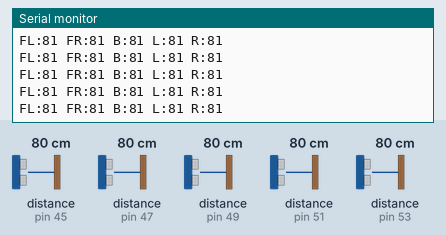
The sketch below on a simulated Arduino Uno, built with avr-gcc and run on an emulated ATmega328P. Shown: the last lines printed to the serial monitor. The test bench sets the inputs (shaded band); at power-on: distance to the obstacle (sensors on pin 45, pin 47, pin 49, pin 51, pin 53) 80 cm. The echo pulse lasts 58.3 µs per cm.

Above: at 1.2 s.
1.3 s: distance to the obstacle (sensor on pin 45) set to 2 cm
At 1.73 s:
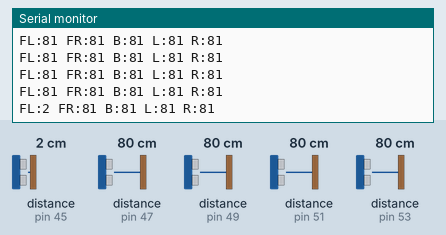
2.8 s: distance to the obstacle (sensor on pin 45) set to 250 cm
At 2.95 s:
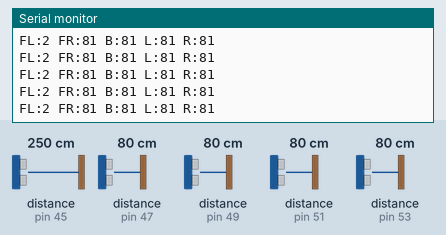
5.8 s: distance to the obstacle (sensor on pin 47) set to 2 cm
At 5.94 s:
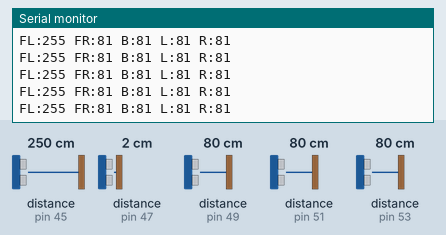
7.3 s: distance to the obstacle (sensor on pin 49) set to 2 cm
At 7.4 s:
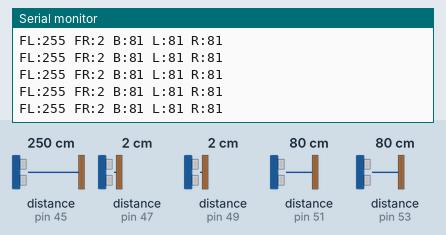
8.8 s: distance to the obstacle (sensor on pin 51) set to 2 cm
At 8.83 s:
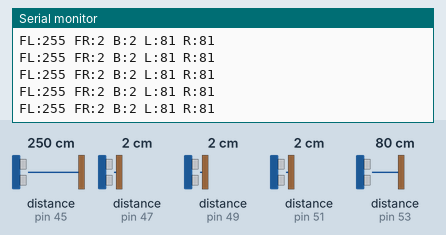
10.3 s: distance to the obstacle (sensor on pin 53) set to 2 cm
At 10.39 s:
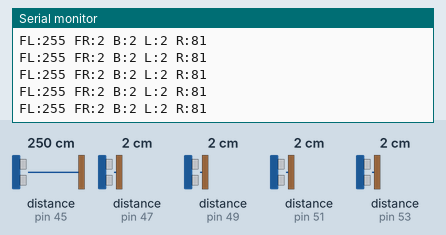
Timing chart, 0 to 12.8 s (numbered marks = the images above; inputs shaded):
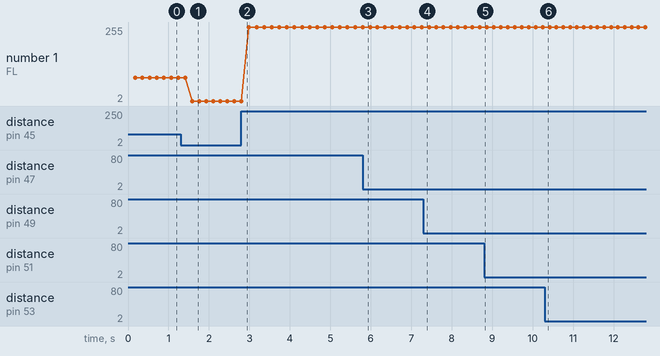

The sketch:

NewPing3Sensors.ino
```cpp
#include <NewPing.h>

//Stores value of Distance in the order Front Left, Front Right, Back, Left, Right.
int ProximityArray[5] = {0, 0, 0, 0, 0};

#define SONAR_NUM 5      // Number of sensors.
#define MAX_DISTANCE 300 // Maximum distance (in cm) to ping.

NewPing sonar[SONAR_NUM] = {   // Sensor object array.
  // Each sensor's trigger pin, echo pin, and max distance to ping.
  NewPing(44, 45, MAX_DISTANCE), //Front Left
  NewPing(46, 47, MAX_DISTANCE), //Front Right
  NewPing(48, 49, MAX_DISTANCE), //Back
  NewPing(50, 51, MAX_DISTANCE), //Left
  NewPing(52, 53, MAX_DISTANCE), //Right
};

void DistanceGather(){
  for (uint8_t i = 0; i < SONAR_NUM; i++) { // Loop through each sensor and display results.
    delay(30); // Wait 50ms between pings (about 20 pings/sec). 29ms should be the shortest delay between pings.
    ProximityArray[i] = sonar[i].ping_cm();
  }
}

//Debug Function that displays the value of the distance at a specific point.

void DistanceDisplay(){
  Serial.print("FL:");
  Serial.print(ProximityArray[0]);

  Serial.print(" ");

  Serial.print("FR:");
  Serial.print(ProximityArray[1]);

  Serial.print(" ");

  Serial.print("B:");
  Serial.print(ProximityArray[2]);

  Serial.print(" ");

  Serial.print("L:");
  Serial.print(ProximityArray[3]);

  Serial.print(" ");

  Serial.print("R:");
  Serial.println(ProximityArray[4]);

}
void setup() {
  Serial.begin(115200); // Open serial monitor at 115200 baud to see ping results.
}

void loop() {
 DistanceGather();
 DistanceDisplay();
}
```

Measured:
- after the input at 1.3 s, the serial monitor: prints a new line after 0.29 s (image 1)
- plotted number 1: 81 → 2 after the input at 1.3 s, 2 → 255 after the input at 2.8 s
